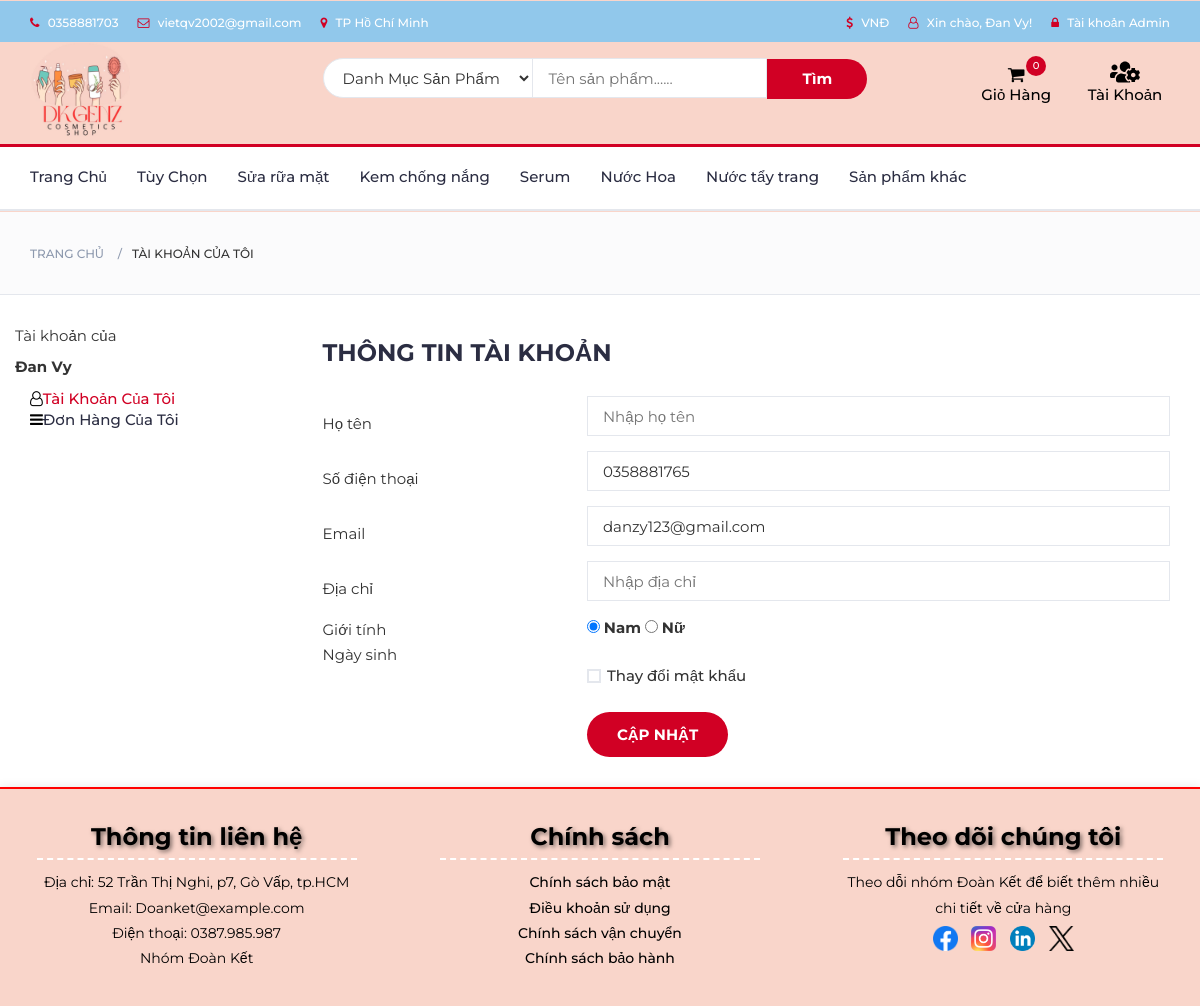
Page /index.php?act=my_account (signed in) on the committed database.
### tables this page shows
CREATE TABLE `theloai` (
  `id` int(10) UNSIGNED NOT NULL,
  `ten_tl` varchar(191) NOT NULL,
  `tong_sp` int(11) NOT NULL,
  `ngay_tao` timestamp NOT NULL DEFAULT current_timestamp(),
  `ngay_sua` timestamp NULL DEFAULT current_timestamp()
);

CREATE TABLE `khachhang` (
  `id` int(10) UNSIGNED NOT NULL,
  `ten_kh` varchar(191) NOT NULL,
  `hinh_anh` varchar(255) NOT NULL,
  `ten_dangnhap` varchar(191) NOT NULL,
  `mat_khau` varchar(191) NOT NULL,
  `email` varchar(191) NOT NULL,
  `dia_chi` varchar(191) NOT NULL,
  `phone` varchar(15) NOT NULL,
  `ngay_tao` timestamp NOT NULL DEFAULT current_timestamp(),
  `ngay_sua` timestamp NOT NULL DEFAULT current_timestamp(),
  `tong_tien_muahang` int(11) NOT NULL,
  `trangthai` tinyint(1) NOT NULL
);

### db/dbhelper.php (called while the page is built, shortened)
<?php
function executeResult($sql){
    $con=mysqli_connect(HOST,USERNAME,PASSWORD,DATABASE);
    $result=mysqli_query($con,$sql);
    $data =[];
    if($result != null){
        while($row =mysqli_fetch_array($result, 1)){
            $data[]=$row;
        }
    }
     return $data;
}
function executeSingleResult($sql){
    $con=mysqli_connect(HOST,USERNAME,PASSWORD,DATABASE);
    $result=mysqli_query($con,$sql);
    $row=null;
    if($result != null){
        $row =mysqli_fetch_array($result, 1);
    }
     return $row;
}

### frontend/my_account.php (the view, shortened to what this page needs)
<?php
	if(isset($_SESSION['ten_dangnhap'])){
		$ten_dangnhap=$_SESSION['ten_dangnhap'];
		$sql='select * from khachhang where ten_dangnhap="'.$ten_dangnhap.'"';
		$info=executeSingleResult($sql);
	}
?>
<div id="breadcrumb" class="section">
			<div class="container">
				<div class="row">
					<div class="col-md-12">
						<ul class="breadcrumb-tree">
							<li><a href="index.php">Trang chủ</a></li>
							<li class="active">Tài khoản của tôi</li>
						</ul>
					</div>
				</div>
			</div>
		</div>
<div class="container">
    <div class="row">
        <div class="col col-lg-3 col-sm-12">
            <div class="row">
                <p>Tài khoản của<p>
                <strong><?=$ten_dangnhap?></strong>
            </div>
            <div>
                <ul class="footer-links">
									<li><a href="?act=my_account" style="color:#D10024;"><i class="fa fa-user-o" style="color:black;"></i>Tài Khoản Của Tôi</a></li>
									<li ><a href="?act=my_bill" ><i class="fa fa-bars" style="color:black;"></i>Đơn Hàng Của Tôi</a></li>
								</ul>
            </div>
        </div>
        <div class="col col-lg-9 col-sm-12">
						<div class="billing-details">
							<div class="section-title">
								<h3 class="title">Thông tin tài khoản</h3>
							</div>
							<form method="post">
                            <table width=100%>
                                <tr>
                                    <td>Họ tên</td>
                                    <td><div class="form-group">
								<input class="input" type="text" name="name" placeholder="Nhập họ tên" value="<?=$info['ten_kh']?>">
							</div></td>
                                </tr>
                                <tr>
                                    <td>Số điện thoại</td>
                                    <td><div class="form-group">
								<input class="input" type="tel" id="sdt" name="tel" placeholder="Nhập số điện thoại" value="<?=$info['phone']?>" onchange="checkPhone();">
							</div></td>
                                </tr>
                                <tr>
                                    <td>Email</td>
                                    <td><div class="form-group">
								<input class="input" type="email" name="email" placeholder="Nhập Email" value="<?=$info['email']?>">
							</div></td>
                                </tr>
                                <tr>
                                    <td>Địa chỉ</td>
                                    <td>
                                    <div class="form-group">
								<input class="input" type="text" name="address" placeholder="Nhập địa chỉ" value="<?=$info['dia_chi']?>">
							</div>
                                    </td>
                                </tr>
                                <tr>
                                    <td>Giới tính</td>
                                    <td>
                                        <input type="radio" id="male" name="gender" value="male" checked>
                                        <label for="male">Nam</label>
                                        <input type="radio" id="female" name="gender" value="female">
                                        <label for="female">Nữ</label>
                                    </td>
                                </tr>
                                <tr>
                                    <td>Ngày sinh</td>
                                    <td></td>
                                </tr>
                                <tr>
                                    <td></td>
                                    <td>
                                        <div class="form-group">
								            <div class="input-checkbox">
									            <label for="create-account">
										        <span></span>
										        Thay đổi mật khẩu
									            </label>
								            </div>
							            </div>
                                    </td>
                                </tr>
                                <tr>
                                    <td></td>
                                    <td>
                                        <button class="primary-btn order-submit" >Cập nhật</button>
                                    </td>
                                </tr>
                            </table></form>
						</div>
        </div>
    </div>
</div>

### frontend/header.php (shortened to what this page needs)
<div id="top-header">
		<header>
				<div class="container">
					<ul class="header-links pull-left">
						<li><a href="#"><i class="fa fa-phone"></i> 0358881703</a></li>
						<li><a href="#"><i class="fa fa-envelope-o"></i> vietqv2002@gmail.com</a></li>
						<li><a href="#"><i class="fa fa-map-marker"></i> TP Hồ Chí Minh</a></li>
					</ul>
					<ul class="header-links pull-right">
						<li><a href="#"><i class="fa fa-dollar"></i> VNĐ</a></li>
						<?php
							if(isset($_SESSION['ten_dangnhap'])){
								 $ten_dangnhap=$_SESSION['ten_dangnhap'];
								 echo '<li><a href="?act=my_account"><i class="fa fa-user-o"></i> Xin chào, '.$ten_dangnhap.'!</a></li>';
							}
								else echo '<li><a href="index.php?act=register"><i class="fa fa-user-o"></i> Tạo tài khoản</a></li>';
						?>
						<li><a href="admin/index.php"><i class="fa fa-lock" aria-hidden="true"></i> Tài khoản Admin</a></li>
					</ul>
				</div>
			</div>
			<div id="header">
				<div class="container">
					<div class="row">
						<div class="col-md-3">
							<div class="header-logo">
								<a href="index.php" class="logo">
									<img src="./img/LOGO.jpg" alt="" width=100px>
								</a>
							</div>
						</div>
						<div class="col-md-6" >
							<div class="header-search">
								<form method="get" >
									<select class="input-select" onchange="location = this.value;" style="border-radius:50px 0 0px 50px">
										<option value="0">Danh Mục Sản Phẩm</option>
										<?php
										$sql='select id, ten_tl from theloai';
										$list=executeResult($sql);
										?>
									</select>
									<input class="input" name="search" placeholder="Tên sản phẩm......" required>
									<button class="search-btn" style="border-radius:0px 50px 50px 0px;">Tìm</button>
								</form>
							</div>
						</div>
						<div class="col-md-3 clearfix">
							<div class="header-ctn">
								<?php
									$qty=0;
								?>
								<div class="">
									<a href="?act=cart">
										<i class="fa fa-shopping-cart" style="color: black;"></i>
										<span style=" font-size: 15px; color: black;">Giỏ Hàng</span>
										<div class="qty" id="qtyPro"><?=$qty?></div>
									</a>
								</div>
								<div class="dropdown">
									<a class="dropdown-toggle" data-toggle="dropdown" aria-expanded="true">
										<i style="color: black;"><img src="img/users-cog-solid.svg" alt="XYZ" style=" width:30px;" /></i>
										<span style=" font-size: 15px; color: black;">Tài Khoản</span>
									</a>
								</div>
							</div>
						</div>
					</div>
				</div>
			</div>
		<nav id="navigation">
			<div class="container">
				<div id="responsive-nav">
					<ul class="main-nav nav navbar-nav">
						<?php
							if($act=='' && !(isset($_GET['id']))) {
								echo '<li class="active"><a href="index.php">Trang Chủ</a></li>';
							}else echo '<li><a href="index.php">Trang Chủ</a></li>';
							if($act=='hot'){
								echo '<li class="active"><a href="index.php?act=category">Tùy Chọn</a></li>';
							}else echo '<li><a href="?act=category">Tùy Chọn</a></li>';
						?>
						<?php
							$sql='select id, ten_tl from theloai';
							$list=executeResult($sql);
										foreach($list as $item){
											if($item['id']==$id){
												echo '<li class="active"><a href="?act=category&id='.$item['id'].'">'.$item['ten_tl'].'</a></li>';
											}else echo '<li><a href="?act=category&id='.$item['id'].'">'.$item['ten_tl'].'</a></li>';
										}
						?>
					</ul>
				</div>
			</div>
		</nav>

### css/style.css (style rules this page uses)
body { font-family: 'Montserrat', sans-serif; font-weight: 400; color: #333; }
h1, h2, h3, h4, h5, h6 { color: #2B2D42; font-weight: 700; margin: 0 0 10px; }
a { color: #2B2D42; font-weight: 500; -webkit-transition: 0.2s color; transition: 0.2s color; }
ul, ol { margin: 0; padding: 0; list-style: none }
.primary-btn { display: inline-block; padding: 12px 30px; background-color: #D10024; border: none; border-radius: 40px; color: #FFF; text-transform: uppercase; font-weight: 700; text-align: center; -webkit-transition: 0.2s all; transition: 0.2s all; }
.input { height: 40px; padding: 0px 15px; border: 1px solid #E4E7ED; background-color: #FFF; width: 100%; }
.input-select { padding: 0px 15px; background: #FFF; border: 1px solid #E4E7ED; height: 40px; }
.input-radio, .input-checkbox { position: relative; display: block; }
.input-radio label, .input-checkbox label { font-weight: 500; min-height: 20px; padding-left: 20px; margin-bottom: 5px; cursor: pointer; }
.input-radio input[type="radio"]+label span, .input-checkbox input[type="checkbox"]+label span { position: absolute; left: 0px; top: 4px; width: 14px; height: 14px; border: 2px solid #E4E7ED; background: #FFF; }
.input-checkbox input[type="checkbox"]+label span:after { content: '✔'; position: absolute; top: -2px; left: 1px; font-size: 10px; color: #FFF; opacity: 0; -webkit-transform: scale(0); -ms-transform: scale(0); transform: scale(0); -webkit-transition: all 0.2s; transition: all 0.2s; }
.section { padding-top: 30px; padding-bottom: 30px; }
.section-title { position: relative; margin-bottom: 30px; margin-top: 15px; }
.section-title .title { display: inline-block; text-transform: uppercase; margin: 0px; }
#breadcrumb { padding: 30px 0px; background: #FBFBFC; border-bottom: 1px solid #E4E7ED; margin-bottom: 30px; }
#breadcrumb .breadcrumb-tree { display: inline-block; }
#breadcrumb .breadcrumb-tree li { display: inline-block; font-size: 12px; font-weight: 500; text-transform: uppercase; }
#breadcrumb .breadcrumb-tree li+li { margin-left: 10px; }
#breadcrumb .breadcrumb-tree li+li:before { content: '/'; display: inline-block; color: #8D99AE; margin-right: 10px; }
#breadcrumb .breadcrumb-tree li a { color: #8D99AE; }
#top-header { padding-top: 10px; padding-bottom: 10px; background-color:#91C8EB; }
.header-links li { display: inline-block; margin-right: 15px; font-size: 12px; }
.header-links li:last-child { margin-right: 0px; }
.header-links li a { color: #FFF; }
.header-links li i { color: #D10024; margin-right: 5px; }
#header { padding-top: 1px; padding-bottom: 1px; }
.header-logo { float: left; }
.header-logo .logo img { display: block; }
.header-search { padding: 15px 0px; }
.header-search form { position: relative; }
.header-search form .input-select { margin-right: -4px; border-radius: 4px 0px 0px 4px; }
.header-search form .input { width: calc(100% - 320px); margin-right: -4px; }
.header-search form .search-btn { height: 40px; width: 100px; background: #D10024; color: #FFF; font-weight: 700; border: none; border-radius: 0px 4px 4px 0px; }
.header-ctn { float: right; padding: 15px 0px; }
.header-ctn>div { display: inline-block; }
.header-ctn>div+div { margin-left: 15px; }
.header-ctn>div>a { display: block; position: relative; width: 90px; text-align: center; color: #FFF; }
.header-ctn>div>a>i { display: block; font-size: 18px; }
.header-ctn>div>a>span { font-size: 12px; }
.header-ctn>div>a>.qty { position: absolute; right: 15px; top: -10px; width: 20px; height: 20px; line-height: 20px; text-align: center; border-radius: 50%; font-size: 10px; color: #FFF; background-color: #D10024; }
#navigation { background: #FFF; border-bottom: 2px solid #E4E7ED; border-top: 3px solid #D10024; }
.main-nav>li+li { margin-left: 30px }
.main-nav>li>a { padding: 20px 0px; }
.main-nav>li>a:after { content: ""; display: block; width: 0%; height: 2px; background-color: #2bbef9; -webkit-transition: 0.2s all; transition: 0.2s all; }
.billing-details { margin-bottom: 30px; }

### frontend/header.php (style rules this page uses)
#header { background-color: #F9D5CA; }
#top-header { background-color:#91C8EB; }
.container { font-size: 15px; }

### rows in the picture
theloai: ten_tl "Sửa rữa mặt"
theloai: ten_tl "Kem chống nắng"
theloai: ten_tl "Serum"
theloai: ten_tl "Nước Hoa"
theloai: ten_tl "Nước tẩy trang"
theloai: ten_tl "Sản phẩm khác"
khachhang: tel "0358881765", email "danzy123@gmail.com"

### other values in the picture
$ten_dangnhap "Đan Vy"
$qty "0"
